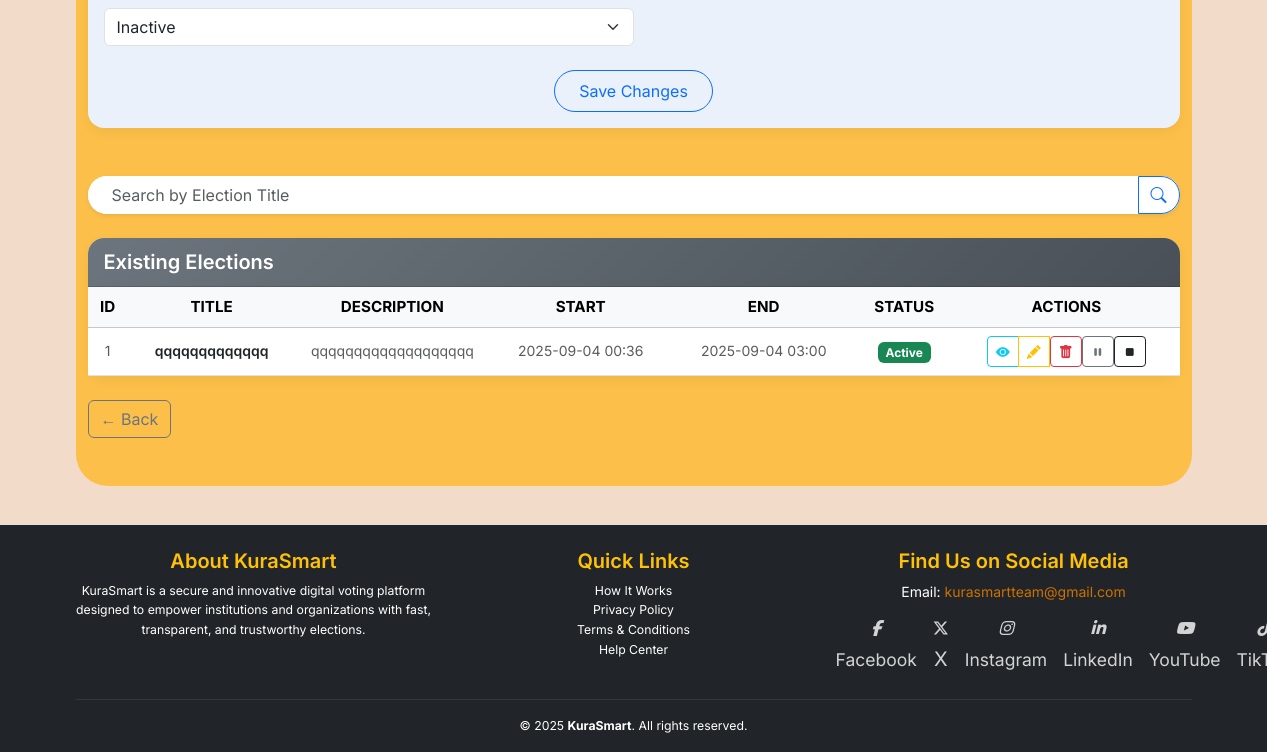
/admin/manage-elections (signed in, lower part), run on an earlier commit of the app's database.
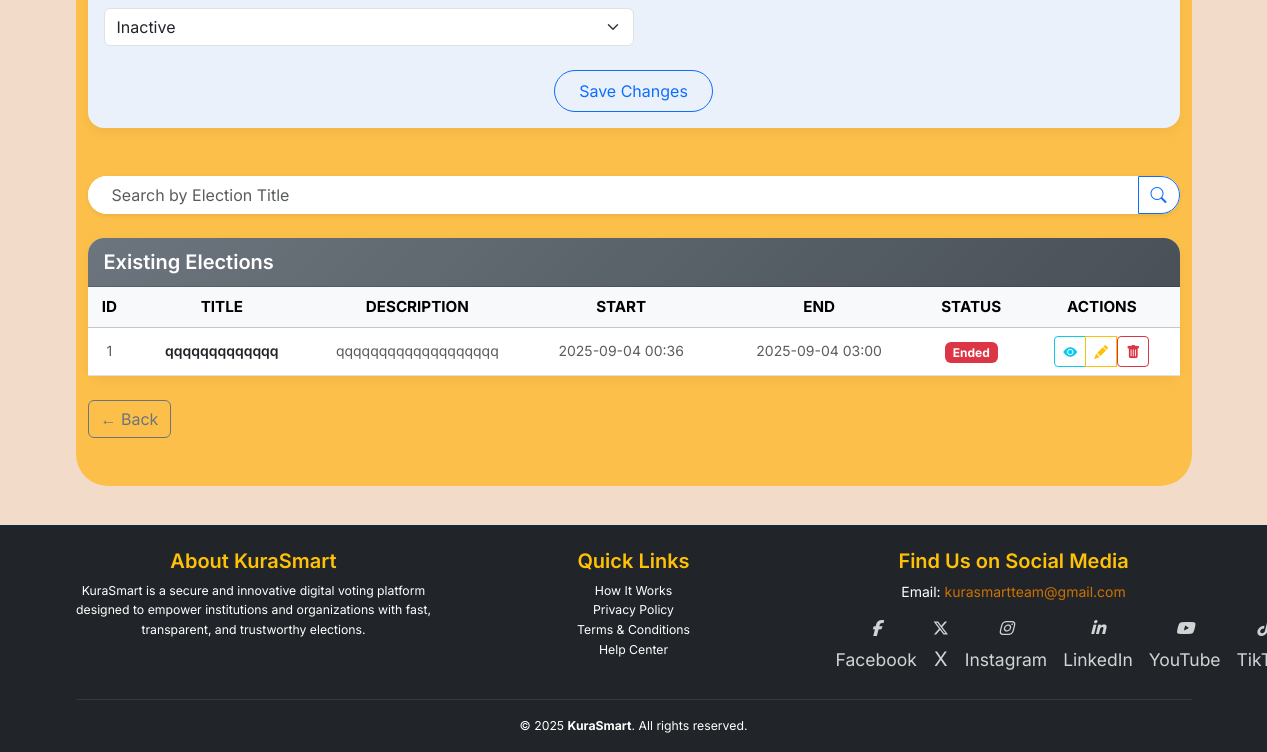
And on a later commit of the database.
### app/models.py (models this page shows, shortened)
class Election(db.Model):
    __tablename__ = 'election'
    id = db.Column(db.Integer, primary_key=True)
    title = db.Column(db.String(255), nullable=False)
    description = db.Column(db.Text)
    start_date = db.Column(db.DateTime(timezone=True), nullable=False)
    end_date = db.Column(db.DateTime(timezone=True), nullable=False)
    is_active = db.Column(db.Boolean, default=True)
    status = db.Column(db.Enum(ElectionStatusEnum), nullable=False, default=ElectionStatusEnum.INACTIVE)
    created_at = db.Column(db.DateTime(timezone=True), default=lambda: datetime.now(ZoneInfo("UTC")))
    updated_at = db.Column(db.DateTime(timezone=True), onupdate=lambda: datetime.now(ZoneInfo("UTC")))
    deactivated_by = db.Column(db.Integer, db.ForeignKey('users.id'))
    candidates = db.relationship('Candidate', back_populates='election', lazy='select')
    positions = db.relationship('Position', back_populates='election', lazy='select', cascade="all, delete-orphan")
    votes = db.relationship('Vote', back_populates='election', lazy='select')
    @property
    def start_date_local(self):
        return self.start_date.astimezone(ZoneInfo("Africa/Nairobi")) if self.start_date else None
    @property
    def end_date_local(self):
        return self.end_date.astimezone(ZoneInfo("Africa/Nairobi")) if self.end_date else None

### app/routes/web_auth.py (the view, shortened to what this page needs)
@admin_web_bp.route('/manage-elections', methods=['GET', 'POST'])
@login_required
def manage_elections():
    if not (current_user.is_superadmin or current_user.role == UserRole.admin.value):
        abort(403)
    form = ElectionForm()
    local_tz = ZoneInfo("Africa/Nairobi")
    now_local = datetime.now(local_tz)  # always aware, always local
    current_datetime = now_local.strftime('%Y-%m-%dT%H:%M')
    try:
        search_title = request.args.get("search_title", "").strip()
        elections_query = Election.query
        if search_title:
            elections_query = elections_query.filter(Election.title.ilike(f"{search_title}%"))
        elections = elections_query.order_by(Election.start_date.desc()).all()
        for election in elections:
            if election.status not in [ElectionStatusEnum.ENDED, ElectionStatusEnum.PAUSED]:
                start_dt = election.start_date
                end_dt = election.end_date
                if start_dt and start_dt.tzinfo is None:
                    start_dt = start_dt.replace(tzinfo=local_tz)
                if end_dt and end_dt.tzinfo is None:
                    end_dt = end_dt.replace(tzinfo=local_tz)
                if start_dt and end_dt:
                    if start_dt <= now_local < end_dt:
                        election.status = ElectionStatusEnum.ACTIVE
                    elif now_local >= end_dt:
                        election.status = ElectionStatusEnum.ENDED
        db.session.commit()
        return render_template(
            "admin/manage_elections.html",
            elections=elections,
            form=form,
            current_datetime=current_datetime,
            search_title=search_title,
            now=now_local
        )
    except Exception as e:
        db.session.rollback()
        flash(f"Error managing elections: {e}", "danger")
        return redirect(url_for("admin_web.dashboard"))

### app/forms/forms.py (shortened to what this page needs)
class ElectionForm(FlaskForm):
    title = StringField("Title", validators=[DataRequired()])
    description = TextAreaField("Description")
    start_date = DateTimeLocalField(
        "Start Date", format="%Y-%m-%dT%H:%M", validators=[DataRequired()]
    )
    end_date = DateTimeLocalField(
        "End Date", format="%Y-%m-%dT%H:%M", validators=[DataRequired()]
    )
    status = SelectField(
        "Status",
        choices=[(e.value, e.name.title()) for e in ElectionStatusEnum],
        validators=[DataRequired()],
        coerce=str,
    )
    candidates = FieldList(FormField(CandidateForm), min_entries=1)
    submit = SubmitField("Save Changes")
    LOCAL_TZ = ZoneInfo("Africa/Nairobi")

### app/routes/web_auth.py (called while the page is built)
@admin_web_bp.context_processor
def inject_notifications():
    if current_user.is_authenticated:
        unread_notifications = Notification.query.filter_by(user_id=current_user.id, read=False).order_by(Notification.created_at.desc()).all()
        return dict(unread_notifications=unread_notifications)
    return dict(unread_notifications=[])

### app/templates/admin/manage_elections.html (shortened to what the changed rows need)
{% extends "base.html" %}
{% block content %}
<div class="manage-elections-background py-5">
  <div class="container" data-aos="fade-up">
    <div class="card soft-card" data-aos="fade-left">
      <div class="card-body p-0">
        {% if elections %}
          <div class="table-responsive">
            <table class="table align-middle table-hover text-center mb-0">
              <thead class="table-light text-dark">
                <tr class="fw-semibold">
                  <th>ID</th>
                  <th>Title</th>
                  <th class="d-none d-sm-table-cell">Description</th>
                  <th>Start</th>
                  <th>End</th>
                  <th>Status</th>
                  <th>Actions</th>
                </tr>
              </thead>
              <tbody>
                {% for election in elections %}
                  {% set status = election.status.value if election.status else 'unknown' %}
                  {% set status_clr = {'inactive':'secondary','active':'success','paused':'info','ended':'danger'}.get(status,'dark') %}
                  <tr data-aos="fade-up" data-aos-delay="{{ loop.index * 50 }}">
                    <td class="text-muted small">{{ election.id }}</td>
                    <td class="fw-semibold text-dark small">{{ election.title }}</td>
                    <td class="text-muted small d-none d-sm-table-cell text-truncate" style="max-width: 150px;">{{ election.description or '—' }}</td>
                    <td class="text-muted small">{{ election.start_date_local.strftime('%Y-%m-%d %H:%M') }}</td>
                    <td class="text-muted small">{{ election.end_date_local.strftime('%Y-%m-%d %H:%M') }}</td>
                    <td>
                      <span class="badge bg-{{ status_clr }}">{{ status.title() }}</span>
                    </td>
                    <td>
                      <div class="btn-group" role="group">
                        <a href="{{ url_for('admin_web.view_election', election_id=election.id) }}" class="btn btn-sm btn-outline-info" title="View Details">
                          <i class="bi bi-eye-fill"></i>
                        </a>
                        <a href="{{ url_for('admin_web.edit_election', election_id=election.id) }}" class="btn btn-sm btn-outline-warning" title="Edit">
                          <i class="bi bi-pencil-fill"></i>
                        </a>
                        <form method="POST" action="{{ url_for('admin_web.delete_election', election_id=election.id) }}" onsubmit="return confirm('Are you sure?');" class="d-inline">
                          <button type="submit" class="btn btn-sm btn-outline-danger" title="Delete">
                            <i class="bi bi-trash-fill"></i>
                          </button>
                        </form>
                        {% if status == 'active' %}
                          <form method="POST" action="{{ url_for('admin_web.pause_election', election_id=election.id) }}" class="d-inline">
                            <button type="submit" class="btn btn-sm btn-outline-secondary" title="Pause">
                              <i class="bi bi-pause-fill"></i>
                            </button>
                          </form>
                          <form method="POST" action="{{ url_for('admin_web.end_election', election_id=election.id) }}" class="d-inline">
                            <button type="submit" class="btn btn-sm btn-outline-dark" title="End">
                              <i class="bi bi-stop-fill"></i>
                            </button>
                          </form>
                        {% endif %}
                      </div>
                    </td>
                  </tr>
                {% endfor %}
              </tbody>
            </table>
          </div>
        {% else %}
          <p class="text-center text-muted">No elections found.</p>
        {% endif %}
      </div>
    </div>
  </div>
</div>
{% endblock %}

What changed in the data, as far as the page shows it:
changed Election "qqqqqqqqqqqqq": title "Active" → "Ended"
